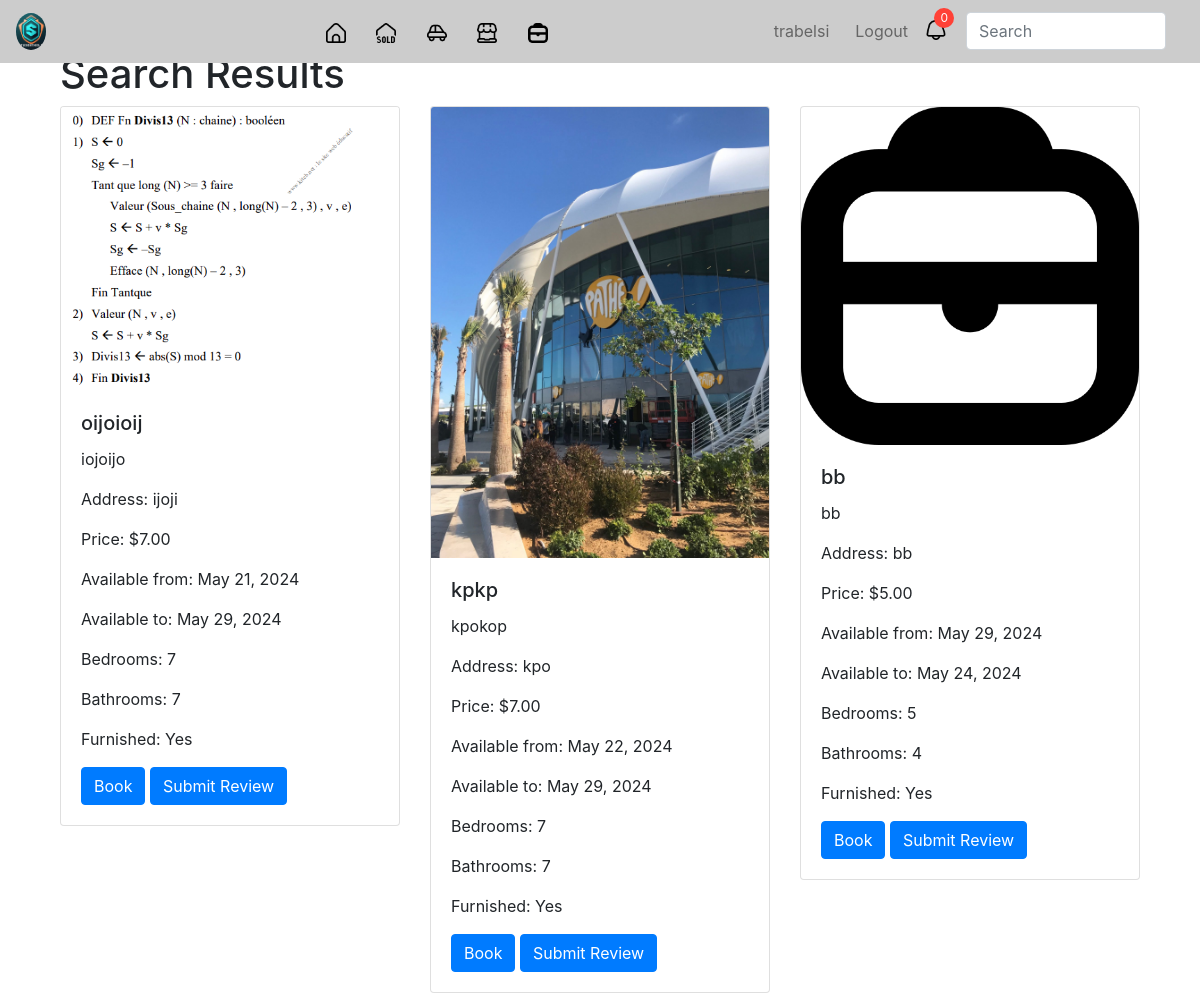
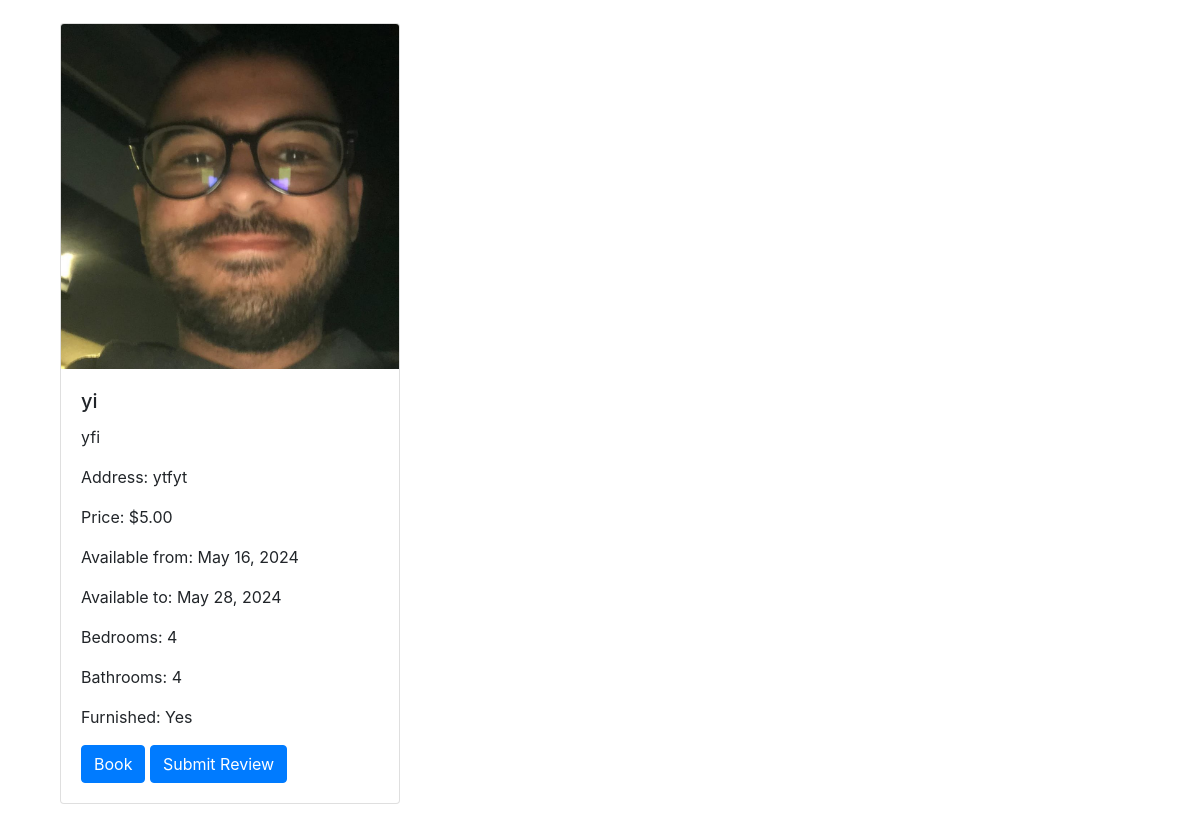
The app's page /search/ (signed in) with its own data (2 pictures, top to bottom).
### transport/models.py (models this page shows, shortened)
class CustomUser(AbstractUser):
    username = None
    email = models.EmailField(unique=True, primary_key=True)
    name = models.CharField(max_length=50)
    surname = models.CharField(max_length=50)
    phone_number = models.CharField(max_length=15)
    photo = models.ImageField(upload_to='profile_photos', null=True, blank=True)
    id_number = models.CharField(max_length=20, unique=True)
    USERNAME_FIELD = 'email'
    REQUIRED_FIELDS = ['name', 'surname', 'phone_number', 'id_number']

### logement/models.py (models this page shows, shortened)
class Accommodation(models.Model):
    title = models.CharField(max_length=100)
    description = models.TextField()
    address = models.CharField(max_length=200)
    price = models.DecimalField(max_digits=10, decimal_places=2)
    bedrooms = models.PositiveIntegerField()
    bathrooms = models.PositiveIntegerField()
    is_furnished = models.BooleanField(default=False)
    available_from = models.DateField()
    available_to = models.DateField()
    landlord = models.ForeignKey(settings.AUTH_USER_MODEL, on_delete=models.CASCADE)
    created_at = models.DateTimeField(auto_now_add=True)
    updated_at = models.DateTimeField(auto_now=True)
    image = models.ImageField(upload_to='accommodation_images', null=True, blank=True)

### logement/views.py (the view)
# urls.py: path('search/', views.search_results, name='search_results'),
@login_required
def search_results(request):
    location = request.GET.get('location')
    min_price = request.GET.get('min_price')
    max_price = request.GET.get('max_price')
    accommodations = Accommodation.objects.all()
    if location:
        accommodations = accommodations.filter(address__icontains=location)
    if min_price:
        accommodations = accommodations.filter(price__gte=min_price)
    if max_price:
        accommodations = accommodations.filter(price__lte=max_price)
    return render(request, 'search_results.html', {'accommodations': accommodations})

### logement/templates/search_results.html
{% extends 'base.html' %} {% block content %}
<div class="container">
    <h1>Search Results</h1>
    {% if accommodations %}
    <div class="row">
        {% for accommodation in accommodations %}
        <div class="col-md-4 mb-4">
            <div class="card">
                {% if accommodation.image %}
                <img src="{{ accommodation.image.url }}" class="card-img-top" alt="{{ accommodation.title }}" />
                {% endif %}
                <div class="card-body">
                    <h5 class="card-title">{{ accommodation.title }}</h5>
                    <p class="card-text">{{ accommodation.description }}</p>
                    <p class="card-text">Address: {{ accommodation.address }}</p>
                    <p class="card-text">Price: ${{ accommodation.price }}</p>
                    <p class="card-text">Available from: {{ accommodation.available_from }}</p>
                    <p class="card-text">Available to: {{ accommodation.available_to }}</p>
                    <p class="card-text">Bedrooms: {{ accommodation.bedrooms }}</p>
                    <p class="card-text">Bathrooms: {{ accommodation.bathrooms }}</p>
                    <p class="card-text">Furnished: {% if accommodation.is_furnished %} Yes {% else %} No {% endif %}</p>
                    <a href="{% url 'book_accommodation' accommodation.id %}" class="btn btn-primary">Book</a>
                    <a href="{% url 'submit_review' accommodation.id %}" class="btn btn-primary">Submit Review</a>
                </div>
            </div>
        </div>
        {% endfor %}
    </div>
    {% else %}
    <p>No accommodations found.</p>
    {% endif %}
</div>
{% endblock %}

### transport/templates/navbar.html (shortened to what this page needs)
{% load static %}
<nav class="student-help-navbar navbar navbar-expand-lg navbar-light fixed-top" style="background-color: #ccc">
    <a class="navbar-brand" href="{% url '' %}">
        <img src="{% static 'images/logo.jpg' %}" alt="StudentHelp" width="30" class="rounded-circle" />
    </a>
    <div class="collapse navbar-collapse" id="navbarSupportedContent">
        <ul class="navbar-nav ml-auto">
            <div class="navCont">
                <li class="nav-item active navIcon">
                    <a class="nav-link" href="{% url '' %}"><img src="{% static 'images/home.png' %}" width="20" /></a>
                </li>
                <li class="nav-item navIcon">
                    <a class="nav-link" href="{% url 'logement' %}"><img src="{% static 'images/sold-house.png' %}" width="20" /></a>
                </li>
                <li class="nav-item navIcon">
                    <a class="nav-link" href="{% url 'transport_selection' %}"
                        ><img src="{% static 'images/car-side.png' %}" width="20"
                    /></a>
                </li>
                <li class="nav-item navIcon">
                    <a class="nav-link" href="{% url 'marketplace/main' %}"
                        ><img src="{% static 'images/marketplace-store.png' %}" width="20"
                    /></a>
                </li>
                <li class="nav-item navIcon">
                    <a class="nav-link" href="{% url 'internship' %}"><img src="{% static 'images/briefcase.png' %}" width="20" /></a>
                </li>
            </div>
            {% if user.is_authenticated %}
            <li class="nav-item">
                <span class="nav-link">{{ user.name }}</span>
            </li>
            <li class="nav-item">
                <a class="nav-link" href="{% url 'logout' %}">Logout</a>
            </li>
            {% else %}
            <li class="nav-item">
                <a class="nav-link" href="{% url 'login' %}">Login</a>
            </li>
            {% endif %}
            <li class="nav-item">
                <div class="dropdowns-wrapper">
                    <div class="dropdown-container">
                        <div class="notifications dropdown dd-trigger" onclick="showNotifications(event)">
                            <div class="notification-icon">
                                <img src="{% static 'images/bell.png' %}" width="20" alt="Notification Bell" />
                                <span class="count animated" id="notifications-count">0</span>
                            </div>
                        </div>
                    </div>
                </div>
            </li>
        </ul>
        <div class="search-input">
            <input
                class="form-control mr-sm-2"
                type="search"
                placeholder="Search"
                aria-label="Search"
                name="q"
                id="searchInput"
                autocomplete="off"
            />
        </div>
    </div>
</nav>

### transport/templates/base.html (style rules this page uses)
.notification-icon { position: relative; display: inline-block; margin-right: 10px; margin-top: 5px; }
.notification-icon .count { position: absolute; top: -8px; right: -8px; background-color: #ff4136; color: #fff; font-size: 12px; border-radius: 50%; padding: 1px 6px; }

### transport/templates/navbar.html (style rules this page uses)
.student-help-navbar .navCont .navIcon { display: inline-flex; }
.student-help-navbar .navCont { margin-right: 200px; }
.student-help-navbar .navIcon { margin-right: 20px; }
.student-help-navbar .search-input { margin-right: 10px; }
.student-help-navbar .search-input .form-control { width: 200px; }
.student-help-navbar .nav-item { margin-right: 10px; }

### records on screen
CustomUser: name "trabelsi"
Accommodation: image (picture), title "oijoioij", description "iojoijo", address "ijoji", price "7.00", available_from "May 21, 2024", available_to "May 29, 2024", bedrooms "7", bathrooms "7", is_furnished "Yes"
Accommodation: image (picture), title "kpkp", description "kpokop", address "kpo", price "7.00", available_from "May 22, 2024", available_to "May 29, 2024", bedrooms "7", bathrooms "7", is_furnished "Yes"
Accommodation: image (picture), title "bb", description "bb", address "bb", price "5.00", available_from "May 29, 2024", available_to "May 24, 2024", bedrooms "5", bathrooms "4", is_furnished "Yes"
Accommodation: image (picture), title "yi", description "yfi", address "ytfyt", price "5.00", available_from "May 16, 2024", available_to "May 28, 2024", bedrooms "4", bathrooms "4", is_furnished "Yes"
